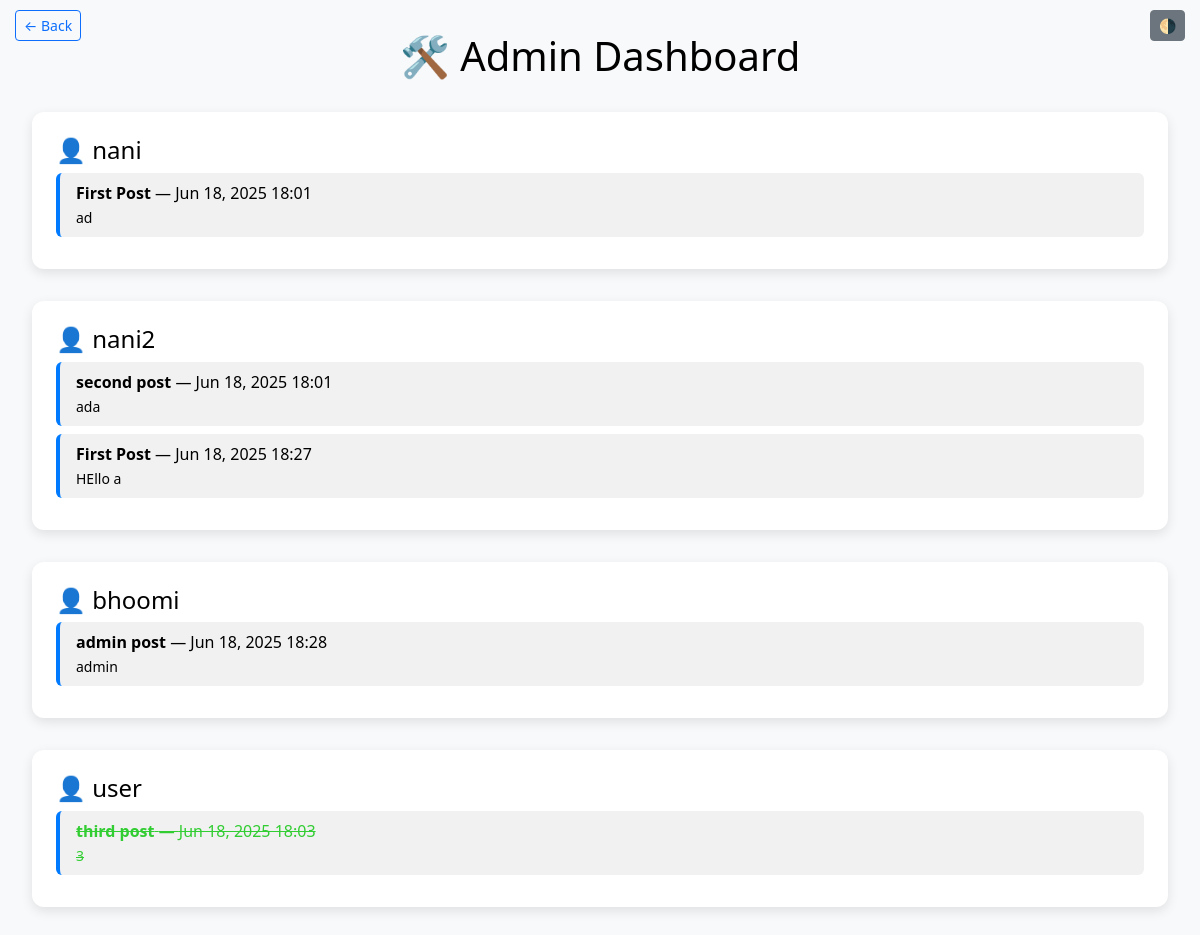
The app's page /dashboard/ (signed in) with its own data.
### todo/models.py (models this page shows, shortened)
class Todo(models.Model):
    user = models.ForeignKey(User, on_delete=models.CASCADE)
    title = models.CharField(max_length=100)
    details = models.TextField()
    date = models.DateTimeField(default=timezone.now)
    completed = models.BooleanField(default=False)
    due_date = models.DateField(null=True, blank=True)  # 📅 Due date
    user = models.ForeignKey(User, on_delete=models.CASCADE, null=True, blank=True)  # 👥 User ownership

### todo/views.py (the view)
# urls.py: path('dashboard/', views.dashboard, name="dashboard"),
@staff_member_required
def dashboard(request):
    users = User.objects.all()
    todos_by_user = {user: Todo.objects.filter(user=user) for user in users}
    return render(request, 'todo/dashboard.html', {'todos_by_user': todos_by_user})

### todo/templates/todo/dashboard.html (shortened to what this page needs)
<!DOCTYPE html>
<html lang="en">
<head>
    <link rel="stylesheet" href="https://cdn.jsdelivr.net/npm/bootstrap@5.3.0/dist/css/bootstrap.min.css">
</head>
<body>
<button class="btn btn-sm btn-secondary dark-toggle" onclick="toggleDarkMode()">🌗</button>
<a href="{% url 'todo' %}" class="btn btn-outline-primary btn-sm btn-back">← Back</a>
<h1>🛠 Admin Dashboard</h1>
{% for user, todos in todos_by_user.items %}
    <div class="user-section">
        <h4>👤 {{ user.username }}</h4>
        {% if todos %}
            {% for task in todos %}
                <div class="task {% if task.completed %}completed{% endif %}">
                    <strong>{{ task.title }}</strong> — {{ task.date|date:"M d, Y H:i" }}
                    <br>
                    <small>{{ task.details }}</small>
                </div>
            {% endfor %}
        {% else %}
            <p class="text-muted">No tasks found.</p>
        {% endif %}
    </div>
{% endfor %}
</body>
</html>

### todo/templates/todo/dashboard.html (style rules this page uses)
:root { --bg: #f8f9fa; --card: #ffffff; --text: #000; --task-bg: #f1f1f1; --task-border: #007bff; }
body { background-color: var(--bg); color: var(--text); padding: 2rem; transition: 0.3s; }
h1 { text-align: center; margin-bottom: 2rem; }
.user-section { background-color: var(--card); border-radius: 12px; padding: 1.5rem; margin-bottom: 2rem; box-shadow: 0 4px 12px rgba(0,0,0,0.1); }
.task { padding: 0.5rem 1rem; margin-bottom: 0.5rem; border-left: 4px solid var(--task-border); background-color: var(--task-bg); border-radius: 6px; }
.completed { text-decoration: line-through; color: limegreen; }
.dark-toggle { position: fixed; top: 10px; right: 15px; z-index: 1000; }
.btn-back { position: fixed; top: 10px; left: 15px; }

### records on screen
Todo: title "First Post", date "Jun 18, 2025 18:01", details "ad"
Todo: title "second post", date "Jun 18, 2025 18:01", details "ada"
Todo: title "First Post", date "Jun 18, 2025 18:27", details "HEllo a"
Todo: title "admin post", date "Jun 18, 2025 18:28", details "admin"
Todo: title "third post", date "Jun 18, 2025 18:03", details "3"

### other values on screen
{{ user.username }} "nani"
{{ user.username }} "nani2"
{{ user.username }} "bhoomi"
{{ user.username }} "user"
